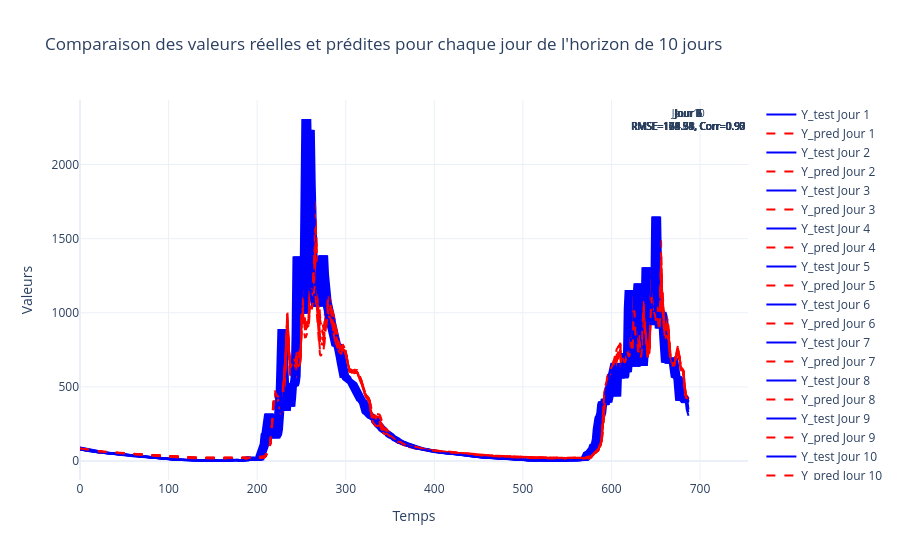

Notebook code cell kept with this figure:
### Code cell
import numpy as np
import plotly.graph_objects as go
from sklearn.metrics import mean_squared_error

# 🔹 Reconstruction des séries temporelles
y_test_reconstructed = np.concatenate([y_test_rescaled[i] for i in range(y_test_rescaled.shape[0] - 1)], axis=0)
y_pred_reconstructed = np.concatenate([y_pred_rescaled[i] for i in range(y_pred_rescaled.shape[0] - 1)], axis=0)

# 🔹 Création des sous-graphiques avec Plotly
fig = go.Figure()

for i in range(prediction_size):  # Pour chaque jour de l'horizon de prédiction
    # Sélectionner les valeurs correspondantes aux séquences
    y_true = y_test_reconstructed[i::prediction_size]  # Prend les vraies valeurs pour le jour i
    y_pred = y_pred_reconstructed[i::prediction_size]  # Prend les prédictions pour le jour i
    
    # Calcul des métriques pour le jour i
    rmse = np.sqrt(mean_squared_error(y_true, y_pred))
    correlation = np.corrcoef(y_true, y_pred)[0, 1]  # Coefficient de corrélation
    
    # Ajouter un sous-graphique pour chaque jour
    fig.add_trace(go.Scatter(y=y_true, mode='lines', name=f'Y_test Jour {i+1}', line=dict(color='blue')))
    fig.add_trace(go.Scatter(y=y_pred, mode='lines', name=f'Y_pred Jour {i+1}', line=dict(color='red', dash='dash')))
    
    # Ajouter des annotations
    fig.add_annotation(
        x=len(y_true) - 1, y=max(y_true),
        text=f"Jour {i+1}<br>RMSE={rmse:.2f}, Corr={correlation:.2f}",
        showarrow=False, font=dict(size=10)
    )

# Mise en forme du graphe
fig.update_layout(
    title="Comparaison des valeurs réelles et prédites pour chaque jour de l'horizon de 10 jours",
    xaxis_title="Temps",
    yaxis_title="Valeurs",
    template="plotly_white"
)

# Afficher le graphique
fig.show()

### Figure 1 — Plotly figure (JSON) as saved in the notebook; plotly's stock layout.template omitted (floating-point values rounded to 4 significant figures; data arrays with more than 128 entries replaced by an {"elided": "..."} marker saying what was removed)
{"data": [{"line": {"color": "blue"}, "mode": "lines", "name": "Y_test Jour 1", "type": "scatter", "y": {"elided": "688 float values"}}, {"line": {"color": "red", "dash": "dash"}, "mode": "lines", "name": "Y_pred Jour 1", "type": "scatter", "y": {"elided": "688 float values"}}, {"line": {"color": "blue"}, "mode": "lines", "name": "Y_test Jour 2", "type": "scatter", "y": {"elided": "688 float values"}}, {"line": {"color": "red", "dash": "dash"}, "mode": "lines", "name": "Y_pred Jour 2", "type": "scatter", "y": {"elided": "688 float values"}}, {"line": {"color": "blue"}, "mode": "lines", "name": "Y_test Jour 3", "type": "scatter", "y": {"elided": "688 float values"}}, {"line": {"color": "red", "dash": "dash"}, "mode": "lines", "name": "Y_pred Jour 3", "type": "scatter", "y": {"elided": "688 float values"}}, {"line": {"color": "blue"}, "mode": "lines", "name": "Y_test Jour 4", "type": "scatter", "y": {"elided": "688 float values"}}, {"line": {"color": "red", "dash": "dash"}, "mode": "lines", "name": "Y_pred Jour 4", "type": "scatter", "y": {"elided": "688 float values"}}, {"line": {"color": "blue"}, "mode": "lines", "name": "Y_test Jour 5", "type": "scatter", "y": {"elided": "688 float values"}}, {"line": {"color": "red", "dash": "dash"}, "mode": "lines", "name": "Y_pred Jour 5", "type": "scatter", "y": {"elided": "688 float values"}}, {"line": {"color": "blue"}, "mode": "lines", "name": "Y_test Jour 6", "type": "scatter", "y": {"elided": "688 float values"}}, {"line": {"color": "red", "dash": "dash"}, "mode": "lines", "name": "Y_pred Jour 6", "type": "scatter", "y": {"elided": "688 float values"}}, {"line": {"color": "blue"}, "mode": "lines", "name": "Y_test Jour 7", "type": "scatter", "y": {"elided": "688 float values"}}, {"line": {"color": "red", "dash": "dash"}, "mode": "lines", "name": "Y_pred Jour 7", "type": "scatter", "y": {"elided": "688 float values"}}, {"line": {"color": "blue"}, "mode": "lines", "name": "Y_test Jour 8", "type": "scatter", "y": {"elided": "688 float values"}}, {"line": {"color": "red", "dash": "dash"}, "mode": "lines", "name": "Y_pred Jour 8", "type": "scatter", "y": {"elided": "688 float values"}}, {"line": {"color": "blue"}, "mode": "lines", "name": "Y_test Jour 9", "type": "scatter", "y": {"elided": "688 float values"}}, {"line": {"color": "red", "dash": "dash"}, "mode": "lines", "name": "Y_pred Jour 9", "type": "scatter", "y": {"elided": "688 float values"}}, {"line": {"color": "blue"}, "mode": "lines", "name": "Y_test Jour 10", "type": "scatter", "y": {"elided": "688 float values"}}, {"line": {"color": "red", "dash": "dash"}, "mode": "lines", "name": "Y_pred Jour 10", "type": "scatter", "y": {"elided": "688 float values"}}], "layout": {"annotations": [{"font": {"size": 10}, "showarrow": false, "text": "Jour 1<br>RMSE=100.51, Corr=0.97", "x": 687, "y": 2307}, {"font": {"size": 10}, "showarrow": false, "text": "Jour 2<br>RMSE=129.68, Corr=0.95", "x": 687, "y": 2307}, {"font": {"size": 10}, "showarrow": false, "text": "Jour 3<br>RMSE=144.93, Corr=0.93", "x": 687, "y": 2307}, {"font": {"size": 10}, "showarrow": false, "text": "Jour 4<br>RMSE=154.74, Corr=0.92", "x": 687, "y": 2307}, {"font": {"size": 10}, "showarrow": false, "text": "Jour 5<br>RMSE=164.53, Corr=0.91", "x": 687, "y": 2307}, {"font": {"size": 10}, "showarrow": false, "text": "Jour 6<br>RMSE=168.54, Corr=0.90", "x": 687, "y": 2307}, {"font": {"size": 10}, "showarrow": false, "text": "Jour 7<br>RMSE=171.98, Corr=0.90", "x": 687, "y": 2307}, {"font": {"size": 10}, "showarrow": false, "text": "Jour 8<br>RMSE=174.35, Corr=0.90", "x": 687, "y": 2307}, {"font": {"size": 10}, "showarrow": false, "text": "Jour 9<br>RMSE=172.71, Corr=0.90", "x": 687, "y": 2307}, {"font": {"size": 10}, "showarrow": false, "text": "Jour 10<br>RMSE=176.30, Corr=0.90", "x": 687, "y": 2307}], "title": {"text": "Comparaison des valeurs réelles et prédites pour chaque jour de l'horizon de 10 jours"}, "xaxis": {"title": {"text": "Temps"}}, "yaxis": {"title": {"text": "Valeurs"}}}}
